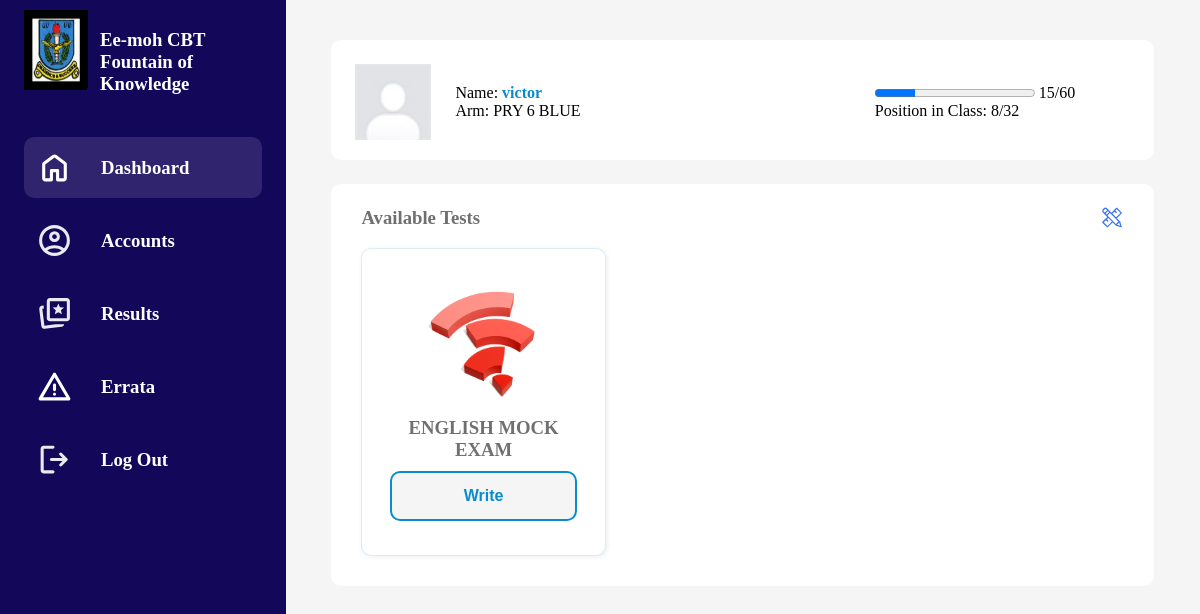
Before: /student_dashboard/ (signed in) with the older database file.
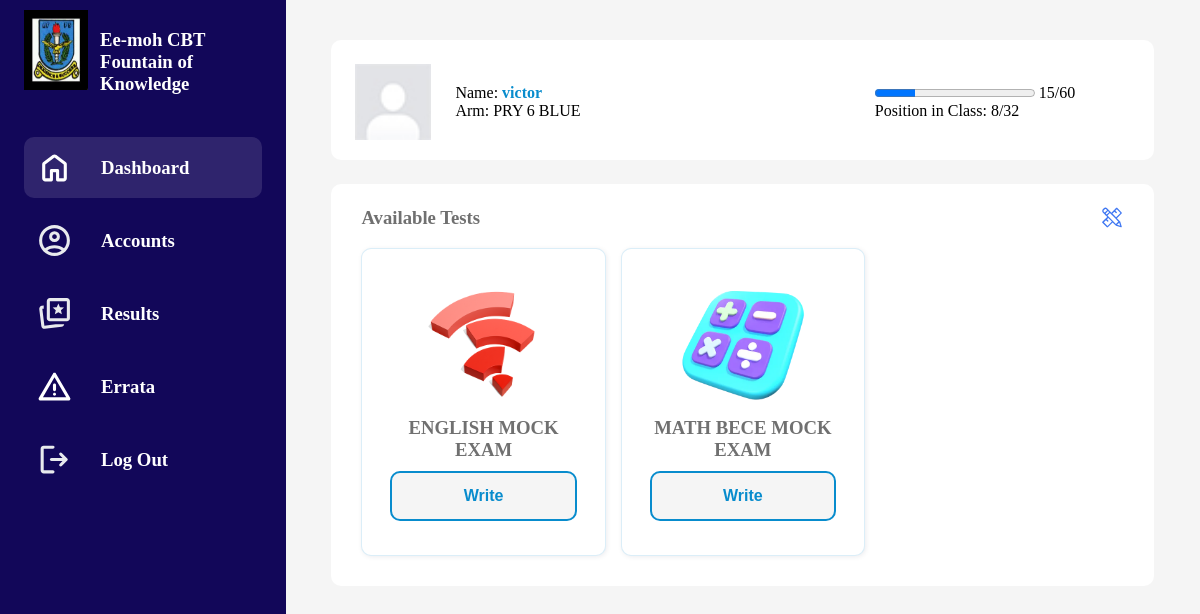
After: the same page with the newer database file.
### administration/models.py (models this page shows, shortened)
class AppInfo (models.Model):
    logo = models.ImageField(upload_to="webcms", blank=True, null=True)
    email = models.CharField(max_length=33)
    name = models.CharField(max_length=33)
    phone = models.CharField(max_length=11, blank=True, null=True)
    address = models.CharField(max_length=100, blank=True, null=True)
    phrase = models.CharField(max_length=500)

### authenticator/models.py (models this page shows, shortened)
class Profile(models.Model):
    user = models.OneToOneField(
        settings.AUTH_USER_MODEL,
        on_delete=models.CASCADE
    )
    photo = models.ImageField(
        upload_to='passport',
        blank=True,
    )
    class_arm = models.ForeignKey(
        ClassArm,
        on_delete=models.CASCADE,
        blank=True,
        null=True
    )
    phone_number = models.CharField(max_length=11, blank=True, null=True)
    date_of_birth = models.DateField(blank=True, null=True)

class ClassArm(models.Model):
    name = models.CharField(max_length=33)
    class_form = models.ForeignKey(
        Form,
        on_delete=models.CASCADE,
        blank=True,
        null=True
    )
    def __str__(self):
        return self.name

### tester/models.py (models this page shows, shortened)
class Test(models.Model):
    title = models.CharField(max_length=33)
    description = models.CharField(max_length=200)
    image = models.ImageField(upload_to='course/')
    is_active = models.BooleanField(default=False)
    form = models.ForeignKey(Form, on_delete=models.CASCADE)
    mark = models.IntegerField(default=1)
    duration = models.IntegerField(default=30)
    created = models.DateTimeField(auto_now_add=True, blank=True, null=True)

### authenticator/views.py (the view)
# urls.py: path('student_dashboard/', views.student_dashboard, name="student_dashboard"),
@login_required
def student_dashboard(request):
    user_form = UserEditForm(instance=request.user)
    profile_form = ProfileEditForm(instance=request.user.profile)
    student_form = request.user.profile.class_arm.class_form
    tests = Test.objects.all().filter(form=student_form)
    results = TestResult.objects.all().filter(user_key=request.user)
    context = {
        'user_form': user_form,
        'profile_form': profile_form,
        "tests": tests,
        "results": results
    }
    return render(request, "authenticator/student_dashboard.html", context)

### administration/context_processors.py (called while the page is built)
def app_information(request):
    app_info = AppInfo.objects.first()
    return {
        'app_info': app_info
    }

### authenticator/templates/authenticator/student_dashboard.html (shortened to what this page needs)
{% load static %}
<!DOCTYPE html>
<html lang="en">
<head>
    <link type="text/css" href="{% static 'style/student-dashboard.css' %}" rel="stylesheet" />
    <link type="text/css" href="{% static 'style/auth.css' %}" rel="stylesheet" />
    <link type="text/css" href="{% static 'style/generator.css' %}" rel="stylesheet"/>
</head>
<body>
    <div class="main-container">
        <div class="sidebar-item">
            <div class="app-id">
                <div class="logo-box">
                    <img src="{{ app_info.logo.url }}" />
                </div>
                <div class="app-details">
                    <h3>{{ app_info.name }} CBT<br/>{{ app_info.phrase }}</h3>
                </div>
            </div>
            <div class="dashboard-tab-container">
                <div class="dashboard-tab" onclick="tabToggle('home', this)" id="defaultOpen">
                    <div class="icn-box">
                        <img src="{% static 'img/icns/home.svg' %}"  />
                    </div>
                    <h3>Dashboard</h3>
                </div>
                <div class="dashboard-tab" onclick="tabToggle('accounts', this)" >
                    <div class="icn-box">
                        <img src="{% static 'img/icns/account.svg' %}"  />
                    </div>
                    <h3>Accounts</h3>
                </div>
                <div class="dashboard-tab" onclick="tabToggle('about', this)">
                    <div class="icn-box">
                        <img src="{% static 'img/icns/cards_star.svg' %}" />
                    </div>
                    <h3>Results</h3>
                </div>
                <div class="dashboard-tab" onclick="tabToggle('projects', this)">
                    <div class="icn-box">
                        <img src="{% static 'img/warn.svg' %}" />
                    </div>
                    <h3>Errata</h3>
                </div>
                <a href="{% url 'authenticator:logout' %}">
                    <div class="dashboard-tab">
                        <div class="icn-box">
                            <img src="{% static 'img/logout.svg' %}" />
                        </div>
                        <h3>Log Out</h3>
                    </div>
                </a>
            </div>
        </div>
        <div class="main-item">
            <div class="main-item-wrap">
                <div id="home" class="tabcontent">
                    <div class="status-container">
                        <div class="status-tab">
                            <div class="student-bio">
                                <div class="student-passport">
                                    {% if request.user.profile.photo %}
                                        <img src="{{ request.user.profile.photo.url }}" />
                                    {% else %}
                                        <img src="{% static 'img/user.jpg' %}" />
                                    {% endif %}
                                </div>
                                <div class="student-details">
                                    <p>
                                        Name: <strong style="color:#088ccd;">{{ request.user.username }} </strong> <br/>
                                        Arm: {{ request.user.profile.class_arm }}
                                    </p>
                                    <div>
                                        <progress id="progress" value="15" max="60"></progress>
                                        <label for="progress">
                                            15/60<br/>
                                            Position in Class: 8/32
                                        </label>
                                    </div>
                                </div>
                            </div>
                        </div>
                    </div>
                    <div class="logs-container" >
                        <div class="logs-container-header">
                            <h3>Available Tests</h3>
                            <div class="icn-box small">
                                <img src="{% static 'img/icns/test.svg' %}" />
                            </div>
                        </div>
                        <div class="test-container">
                            {% for test in tests %}
                            <div class="test-card">
                                <center>
                                    <img src="{{ test.image.url }}" />
                                    <h3>{{ test.title }}</h3>
                                    <a href="{% url 'tester:test_questions' test.id %}"><button class="sec-btn" >Write</button></a>
                                </center>
                            </div>
                            {% empty %}
                                <h3 style="color: red;">No Available Tests </h3>
                            {% endfor %}
                        </div>
                    </div>
                </div>
            </div>
        </div>
    </div>
</body>
</html>

### static/style/student-dashboard.css (style rules this page uses)
html, body { margin: 0; padding: 0; }
:root { --bgcolor: #f5f5f5; --darktheme: #120759; --rad: 10px; }
img { width: 100%; height: 100%; }
a { color: white; text-decoration: none; }
.main-container { height: 100%; background-color: var(--darktheme); }
.sidebar-item { width: 100%; height: 150px; background-color: var(--darktheme); color: white; padding-inline: 24px; padding-top: 10px; box-sizing: border-box; overflow: hidden; }
.app-id { display: flex; clear: both; }
.logo-box { width: 80px; height: 80px; }
.app-details { margin-inline: 12px; }
.dashboard-tab-container { margin-block: 24px; }
.dashboard-tab { display: flex; align-items: center; cursor: pointer; padding: 12px; margin-block: 12px; border-radius: var(--rad); }
.icn-box { width: 37px; height: 37px; }
.small { width: 24px; }
.dashboard-tab h3 { margin-block: 0px; margin-inline: 28px; }
.main-item { margin-block: 24px; background-color: var(--bgcolor); }
.main-item-wrap { width: 90%; margin: auto; }
.status-container { width: 100%; }
.status-tab { height: 120px; background-color: white; border-radius: var(--rad); padding: 24px; box-sizing: border-box; }
.student-bio { display: flex; align-items: center; }
.student-passport { width: 76px; height: 76px; margin-right: 24px; }
.student-details { width: 80%; display: flex; justify-content: space-between; }
.student-details p { margin: 0; }
.test-container { display: grid; }
.test-card { border: 1px solid #088bcd25; background-color: white; border-radius: var(--rad); padding: 24px; box-shadow: 1px 1px 5px rgba(1, 1, 56, 0.077); box-sizing: content-box; margin-bottom: 15px; }
@media screen and (min-width:760px) { .test-container { grid-template-columns: 1fr 1fr 1fr; column-gap: 15px; row-gap: 15px; } }
@media screen and (min-width:760px) { .test-card { margin-bottom: 0; } }
.test-card img { width: 140px; }
.logs-container { width: 100%; background-color: white; margin-top: 24px; padding: 15px 30px 30px 30px; box-sizing: border-box; border-radius: var(--rad); }
.logs-container-header { display: flex; justify-content: space-between; align-items: center; margin-bottom: 12px; }
.logs-container h3 { color: #707070; margin: 0; }
@media screen and (min-width:960px) { .main-container { display: flex; justify-content: space-between; } }
@media screen and (min-width:960px) { .sidebar-item { width: 30%; height: 100vh; } }
@media screen and (min-width:960px) { .status-container { display: flex; justify-content: space-between; } }
@media screen and (min-width:960px) { .main-item { width: 100%; margin: 0; } }
@media screen and (min-width:960px) { .main-item-wrap { margin-block: 40px; } }
@media screen and (min-width:960px) { .status-tab { width: 100%; } }
.tabcontent { display: none; }

### static/style/auth.css (style rules this page uses)
:root { --grey: whitesmoke; --gtc: #b38c6f; --adptblue: #3f77f2; --rad: 10px; --red: red; --darkairforceblue : #041d55; --btn-border-rad : 10px; --container-rad : 30px; }
button { width: 96%; height: 50px; background-color: var(--airforceblue); color: white; margin: auto; margin: 10px 0; border: none; font-size: 1rem; font-weight: bold; cursor: pointer; border-radius: var(--btn-border-rad); box-sizing: border-box; transition: all ease 200ms; }
.sec-btn { color: #088ccd; background-color: var(--grey); border: 2px solid #088ccd; }

Changed rows visible on the page:
added Test: image (picture), title "MATH BECE MOCK EXAM"
